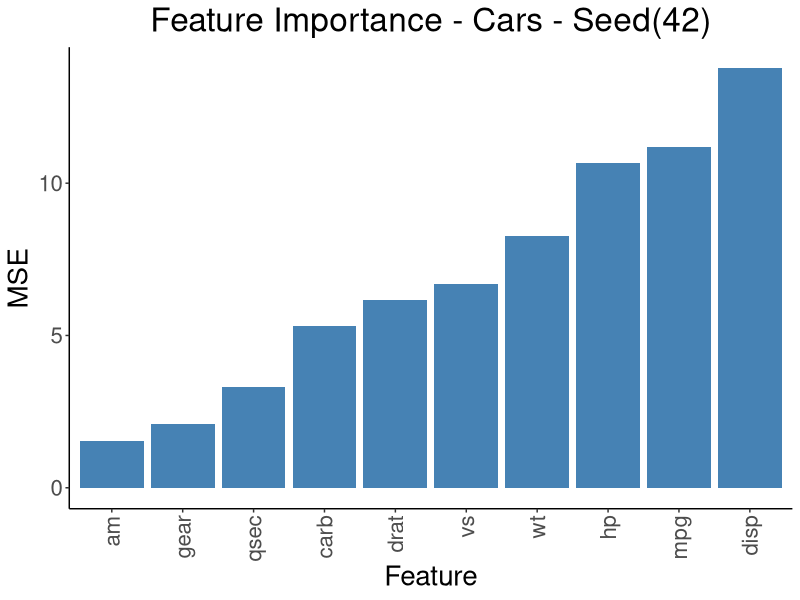
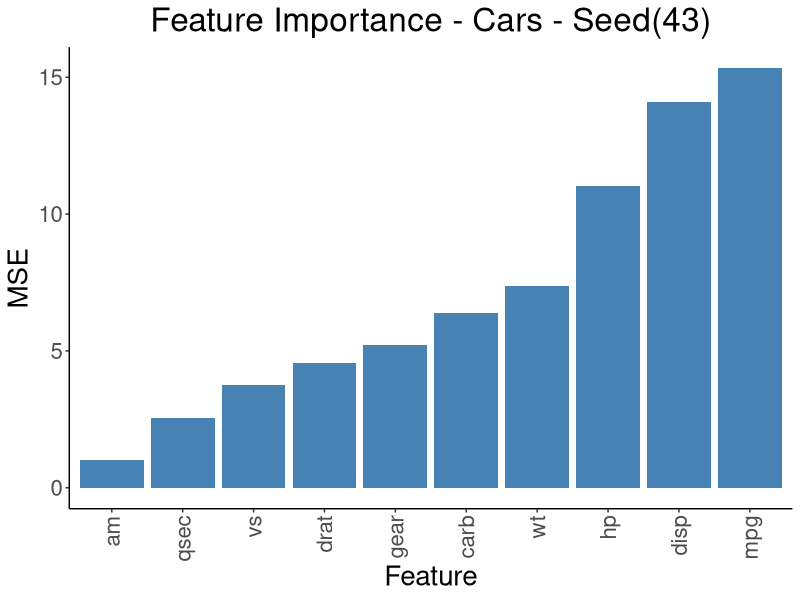
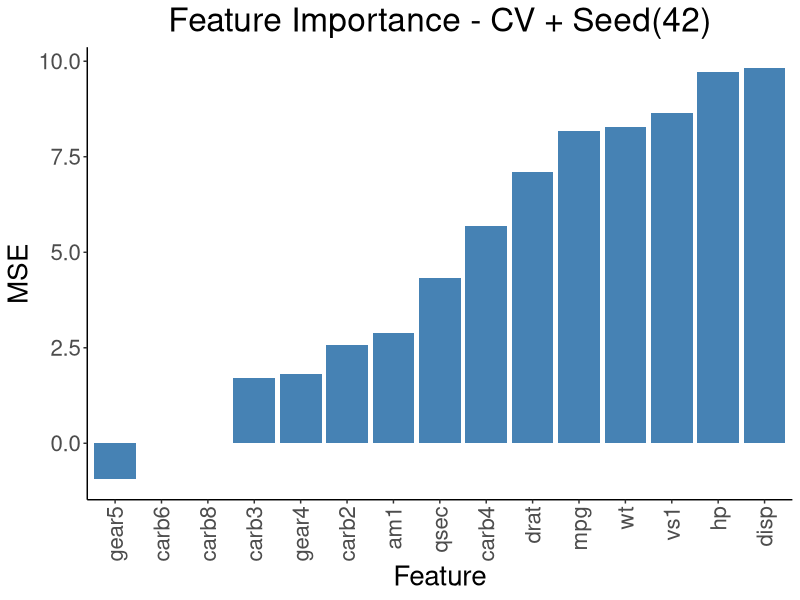
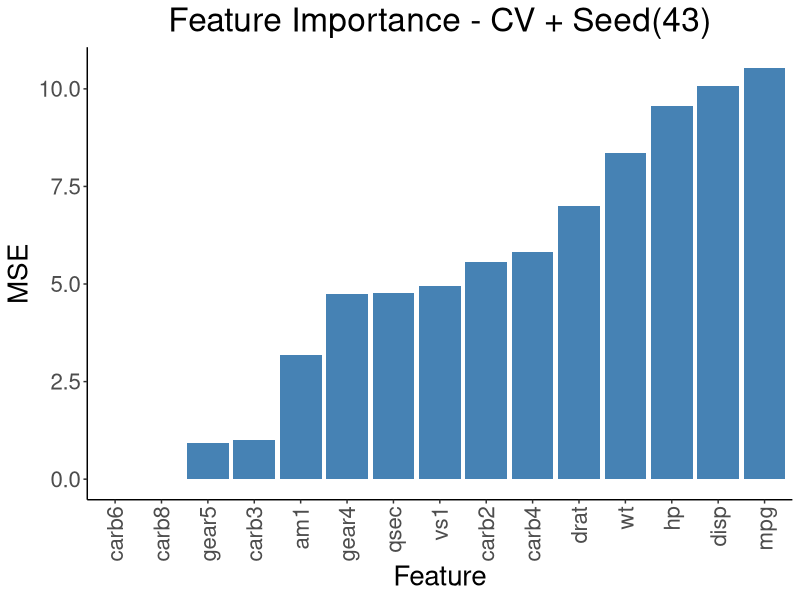

Source code (R) for these figures, in order:
library(dplyr)
library(randomForest)
library(caret)
data("mtcars")

value_count <- 0
for (column in names(mtcars))
{
  d <- unique(mtcars[,column])
  value_count <- value_count + length(d)
}

############################################################################################################################################################################
# Single Trials, two different random seeds
############################################################################################################################################################################
set.seed(42)
temp <- mtcars
a <- createDataPartition(temp$cyl, p = 0.8, list=FALSE)
temp$cyl <- as.factor(temp$cyl)
temp$vs <- as.factor(temp$vs)
temp$am <- as.factor(temp$am)
temp$gear <- as.factor(temp$gear)
temp$carb <- as.factor(temp$carb)
train <- temp[a,]
test <- temp[-a,]
rf <- randomForest(cyl ~ ., data=train, importance=TRUE)
varimp <- importance(rf)
varimp <- as.data.frame(varimp)
varimp$Features <- rownames(varimp)
rownames(varimp) <- NULL
names(varimp)[1] <- 'MSE'
ggplot(data=varimp, aes(x=reorder(Features,MSE), y=MSE)) +
  geom_bar(stat="identity", fill="steelblue") +
  theme_classic() + 
  theme(text = element_text(size = 20), axis.text.x = element_text(angle = 90, vjust = 0.5, hjust=1)) +
  ggtitle("Feature Importance - Cars - Seed(42)") +
  xlab("Feature") +
  theme(plot.title = element_text(hjust = 0.5))

set.seed(43)
temp <- mtcars
a <- createDataPartition(temp$cyl, p = 0.8, list=FALSE)
temp$cyl <- as.factor(temp$cyl)
temp$vs <- as.factor(temp$vs)
temp$am <- as.factor(temp$am)
temp$gear <- as.factor(temp$gear)
temp$carb <- as.factor(temp$carb)
train <- temp[a,]
test <- temp[-a,]
rf <- randomForest(cyl ~ ., data=train, importance=TRUE)
varimp <- importance(rf)
varimp <- as.data.frame(varimp)
varimp$Features <- rownames(varimp)
rownames(varimp) <- NULL
names(varimp)[1] <- 'MSE'
ggplot(data=varimp, aes(x=reorder(Features,MSE), y=MSE)) +
  geom_bar(stat="identity", fill="steelblue") +
  theme_classic() + 
  theme(text = element_text(size = 20), axis.text.x = element_text(angle = 90, vjust = 0.5, hjust=1)) +
  ggtitle("Feature Importance - Cars - Seed(43)") +
  xlab("Feature") +
  theme(plot.title = element_text(hjust = 0.5))

############################################################################################################################################################################
# LOSO
############################################################################################################################################################################
set.seed(42)
results <- data.frame(Trial=numeric(), Feature1=character(), Feature2=character(), Feature3=character(), Feature4=character(), Feature5=character(), ACC=numeric())
temp <- mtcars
temp$cyl <- as.factor(temp$cyl)
temp$vs <- as.factor(temp$vs)
temp$am <- as.factor(temp$am)
temp$gear <- as.factor(temp$gear)
temp$carb <- as.factor(temp$carb)
start_time <- Sys.time()
for (trial in 1:nrow(mtcars))
{
  train <- temp[-trial,]
  test <- temp[trial,]
  rf <- randomForest(cyl ~ ., data=train, importance=TRUE)
  varimp <- importance(rf)
  varimp <- as.data.frame(varimp)
  varimp <- varimp[order(varimp$'MeanDecreaseAccuracy', decreasing = TRUE), ] %>% rownames()
  yhat <- predict(rf, test)
  acc <- (sum(yhat == test$cyl) / nrow(test))
  results[nrow(results) + 1,] <- c(trial, varimp[1], varimp[2], varimp[3], varimp[4], varimp[5], acc)
}
runtime <- Sys.time() - start_time
print(runtime)

############################################################################################################################################################################
# 10-Fold CV, 10 Repeats
############################################################################################################################################################################
set.seed(42)
temp <- mtcars
repeat_cv <- trainControl(method="repeatedcv", number=10, repeats=10)
a <- createDataPartition(temp$cyl, p = 0.8, list=FALSE)
temp$cyl <- as.factor(temp$cyl)
temp$vs <- as.factor(temp$vs)
temp$am <- as.factor(temp$am)
temp$gear <- as.factor(temp$gear)
temp$carb <- as.factor(temp$carb)
train <- temp[a,]
test <- temp[-a,]
start_time <- Sys.time()
rf <- train(cyl ~ ., data=train, importance=TRUE, method="rf", trControl=repeat_cv, metrics="Accuracy")
runtime <- Sys.time() - start_time
print(runtime)
rf <- rf$finalModel
varimp <- importance(rf)
varimp <- as.data.frame(varimp)
varimp$Features <- rownames(varimp)
rownames(varimp) <- NULL
names(varimp)[1] <- 'MSE'
ggplot(data=varimp, aes(x=reorder(Features,MSE), y=MSE)) +
  geom_bar(stat="identity", fill="steelblue") +
  theme_classic() + 
  theme(text = element_text(size = 20), axis.text.x = element_text(angle = 90, vjust = 0.5, hjust=1)) +
  ggtitle("Feature Importance - CV + Seed(42)") +
  xlab("Feature") +
  theme(plot.title = element_text(hjust = 0.5))

set.seed(43)
temp <- mtcars
repeat_cv <- trainControl(method="repeatedcv", number=10, repeats=10)
a <- createDataPartition(temp$cyl, p = 0.8, list=FALSE)
temp$cyl <- as.factor(temp$cyl)
temp$vs <- as.factor(temp$vs)
temp$am <- as.factor(temp$am)
temp$gear <- as.factor(temp$gear)
temp$carb <- as.factor(temp$carb)
train <- temp[a,]
test <- temp[-a,]
rf <- train(cyl ~ ., data=train, importance=TRUE, method="rf", trControl=repeat_cv, metrics="Accuracy")
rf <- rf$finalModel
varimp <- importance(rf)
varimp <- as.data.frame(varimp)
varimp$Features <- rownames(varimp)
rownames(varimp) <- NULL
names(varimp)[1] <- 'MSE'
ggplot(data=varimp, aes(x=reorder(Features,MSE), y=MSE)) +
  geom_bar(stat="identity", fill="steelblue") +
  theme_classic() + 
  theme(text = element_text(size = 20), axis.text.x = element_text(angle = 90, vjust = 0.5, hjust=1)) +
  ggtitle("Feature Importance - CV + Seed(43)") +
  xlab("Feature") +
  theme(plot.title = element_text(hjust = 0.5))

############################################################################################################################################################################
# 1000 Trials, each time using a different random seed
############################################################################################################################################################################
results <- data.frame(Trial=numeric(), Feature1=character(), Feature2=character(), Feature3=character(), Feature4=character(), Feature5=character(), ACC=numeric())
start_time <- Sys.time()
for (trial in 1:1000)
{
  set.seed(trial * 3)
  temp <- mtcars
  a <- createDataPartition(temp$cyl, p = 0.8, list=FALSE)
  temp$cyl <- as.factor(temp$cyl)
  temp$vs <- as.factor(temp$vs)
  temp$am <- as.factor(temp$am)
  temp$gear <- as.factor(temp$gear)
  temp$carb <- as.factor(temp$carb)
  train <- temp[a,]
  test <- temp[-a,]
  rf <- randomForest(cyl ~ ., data=train, importance=TRUE)
  varimp <- importance(rf)
  varimp <- as.data.frame(varimp)
  varimp <- varimp[order(varimp$'MeanDecreaseAccuracy', decreasing = TRUE), ] %>% rownames()
  yhat <- predict(rf, test)
  acc <- (sum(yhat == test$cyl) / nrow(test))
  results[nrow(results) + 1,] <- c(trial, varimp[1], varimp[2], varimp[3], varimp[4], varimp[5], acc)
}

runtime <- Sys.time() - start_time
print(runtime)
results$Trial <- as.numeric(results$Trial)
results$ACC <- as.numeric(results$ACC)
results <- results %>% arrange(ACC) %>% filter(ACC  > 0.5) # greater than chance

weights1 <- results %>% group_by(Feature1) %>% summarize(Weight = n() ) %>% rename(Feature = Feature1)
weights2 <- results %>% group_by(Feature2) %>% summarize(Weight = n() ) %>% rename(Feature = Feature2)
weights3 <- results %>% group_by(Feature3) %>% summarize(Weight = n() ) %>% rename(Feature = Feature3)
weights4 <- results %>% group_by(Feature4) %>% summarize(Weight = n() ) %>% rename(Feature = Feature4)
weights5 <- results %>% group_by(Feature5) %>% summarize(Weight = n() ) %>% rename(Feature = Feature5)

importance <- rbind(weights1, weights2, weights3, weights4, weights5)
importance <- importance %>% group_by(Feature) %>% summarize(Weight=sum(Weight)) %>% arrange(desc(Weight)) %>% head(5)

# assign ranks based on weight
last_weight <- 9999999
last_rank <- 0
for (row in 1:5)
{
  if (importance[row, "Weight"] < last_weight)
  {
    last_weight <- as.numeric(importance[row, "Weight"])
    last_rank <- row
  }
  importance[row,"Rank"] <- last_rank
}
importance$Weight <- NULL

# deal with cases where weight/rank was the same, so column order in results can be swapped
duplicate_features <- importance %>% group_by(Rank) %>% filter(n() > 1) %>% ungroup() %>% distinct(Feature) %>% as.vector() %>% unlist()
# get that rank
duplicate_rank <- importance %>% filter(Feature %in% duplicate_features) %>% select(Rank) %>% distinct() %>% as.numeric() %>% unlist()
# add as rows back to importance table
for (feature in duplicate_features)
{
  for (rr in seq((duplicate_rank+1):(length(duplicate_features)-duplicate_rank)))
  {
    importance[nrow(importance) + 1,] <- list(feature, rr +1)
  }
}

# filter down our results
for (index in 1:5)
{
  subset <- unique(importance[importance$Rank==index, "Feature"]) %>% unlist()
  results <- results %>% filter(get(paste("Feature", index,sep="")) %in% subset)
}

results <- results[order(results$Trial, decreasing = FALSE), ]
results$Diff <- results$Trial - dplyr::lag(results$Trial, n = 1)
results <- results[results$Diff == min(results$Diff, na.rm = TRUE),] %>% na.omit()
results$Diff <- results$Trial - dplyr::lag(results$Trial, n = 1)
results <- results %>% arrange(Diff) %>% head(1)
min_trial <- results$Trial

